Frame 1 (no input): blank canvas, image omitted
Frame 60 (no input): blank canvas, image omitted
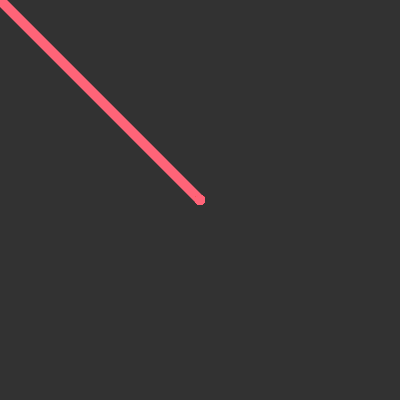
Frame 120 (the mouse pressed at the canvas centre since frame 60)

The p5.js sketch whose frames 1 and 60 were blank and that drew this single picture after the mouse press (run headless with seeded random() and noise() and a simulated clock; from frame 60 on, the mouse is pressed at the canvas centre):

// p5.js sketch
// ── sketch.js
let r, g, b;
let thickness;

function setup() {
  createCanvas(400, 400);
  background(50);

  r = 255;
  g = 100;
  b = 120;
  thickness = 10;
}

function draw() {
  if (mouseIsPressed) {
    stroke(r, g, b);
    strokeWeight(thickness);
    line(pmouseX, pmouseY, mouseX, mouseY);
  }
}
